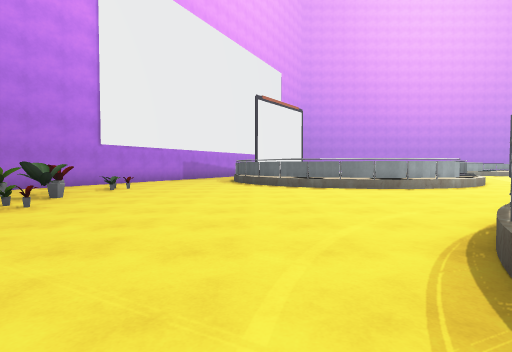
[1] (above)

22 first-person views from a walk through a scene from a Unity 3-D project. The camera is 1.3 m above the floor, tilts 2° down and sees 80° across. The floor is counted in squares, 2 m on a side. Each view is taken from the middle of a square. On the plan, view 1 faces up. The plan holds only what a view shows up to about 10 squares ahead; the rest is blank. The place goes on beyond the plan. The player is left out. Some animated figures are not drawn. Some surface patterns are stand-ins.

[2]
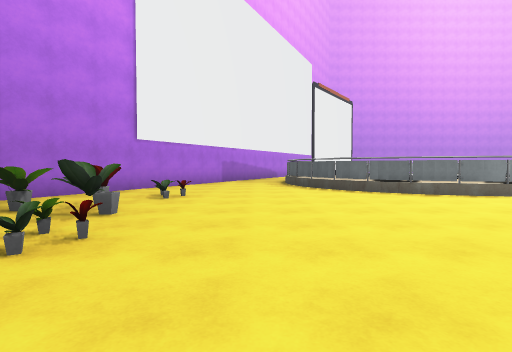

[3]
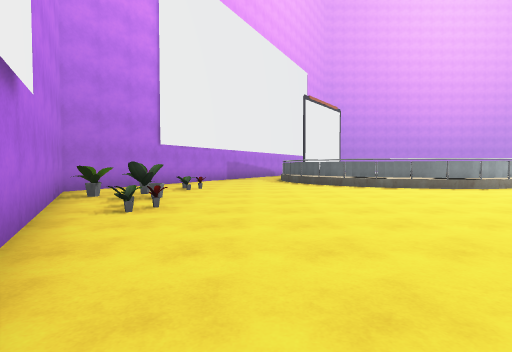

[4]
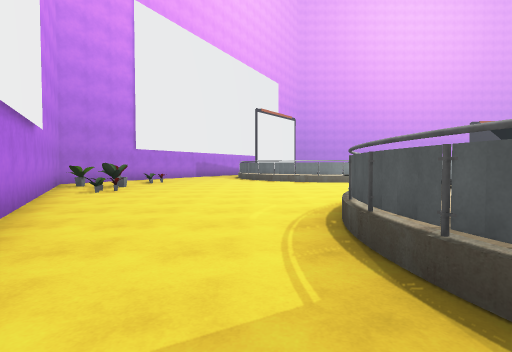

[5]
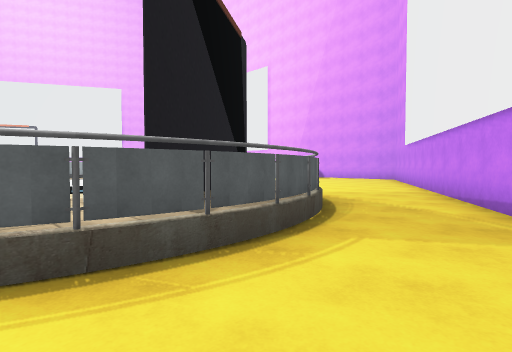

[6]
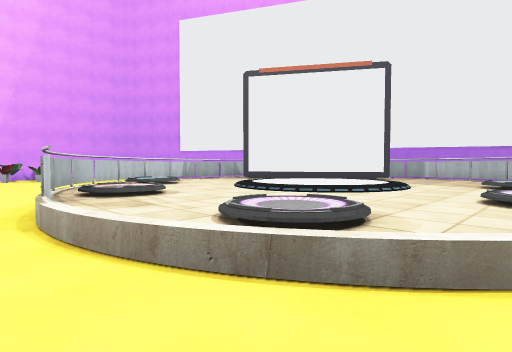

[7]
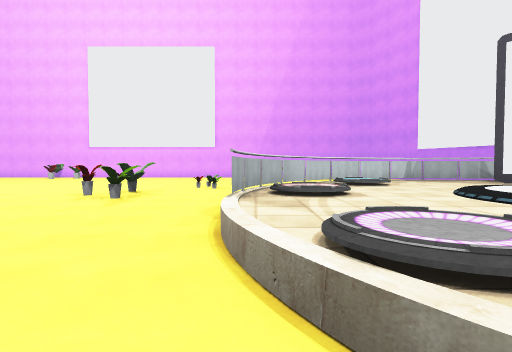

[8]
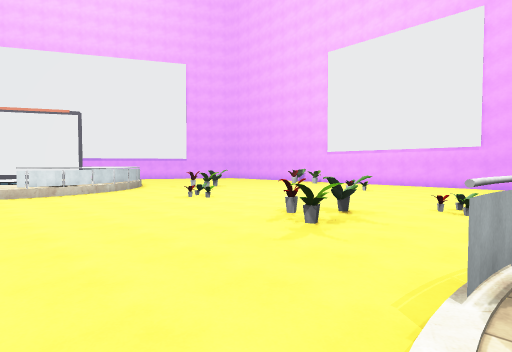

[9]
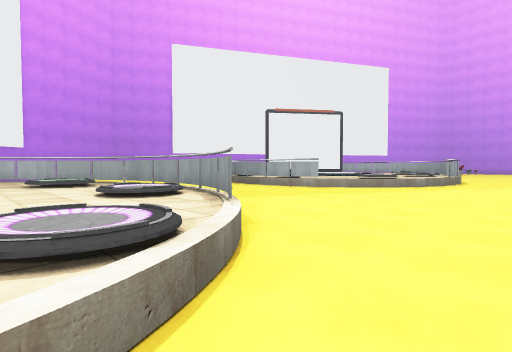

[10]
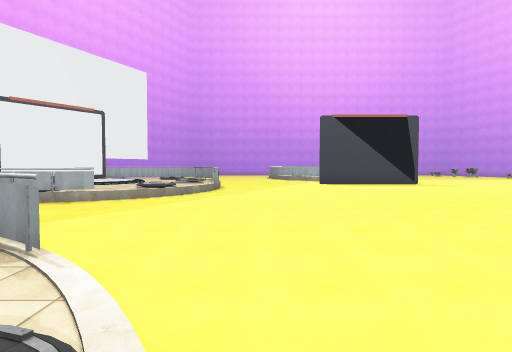

[11]
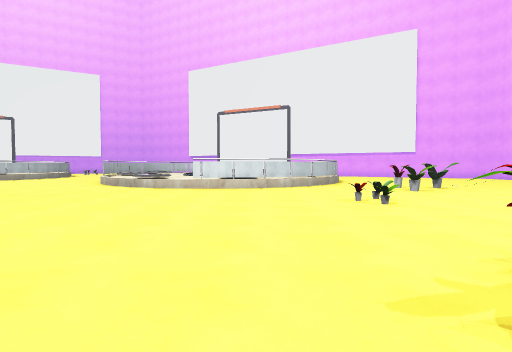

[12]
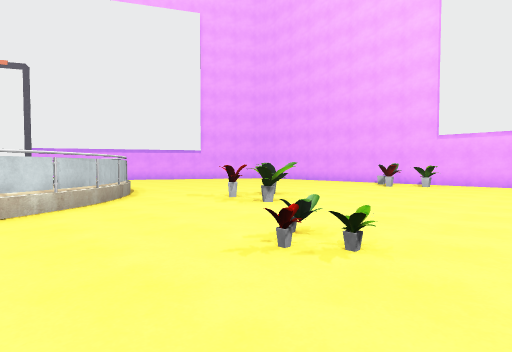

[13]
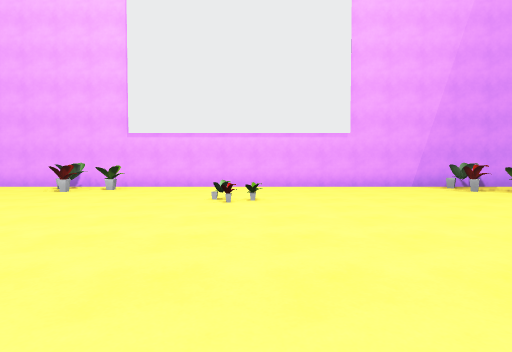

[14]
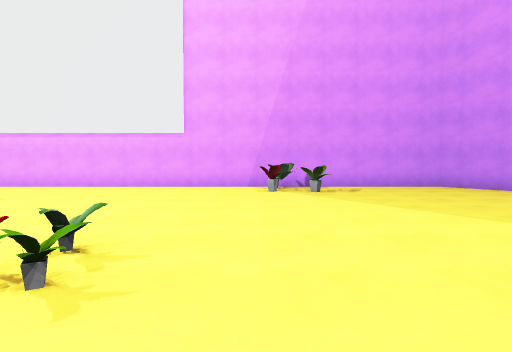

[15]
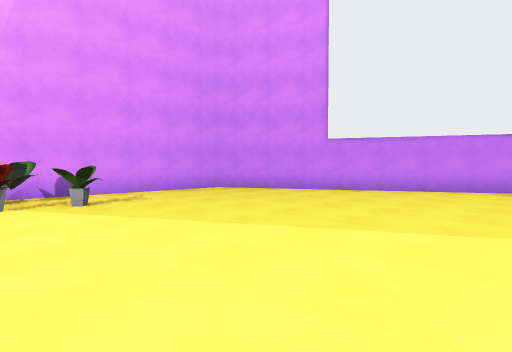

[16]
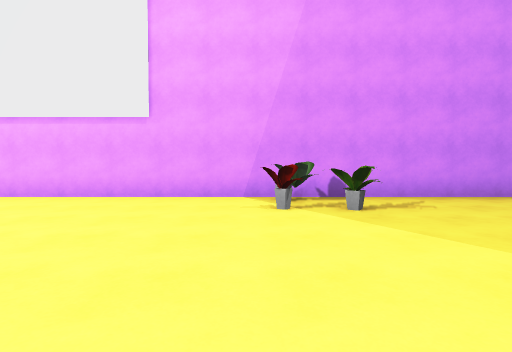

[17]
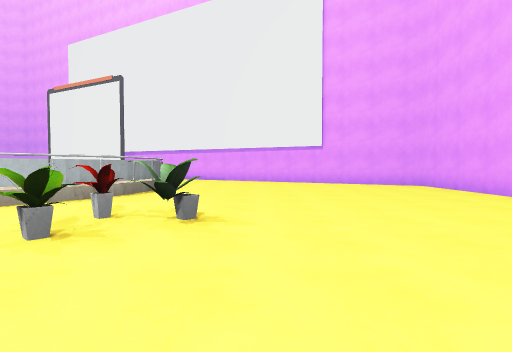

[18]
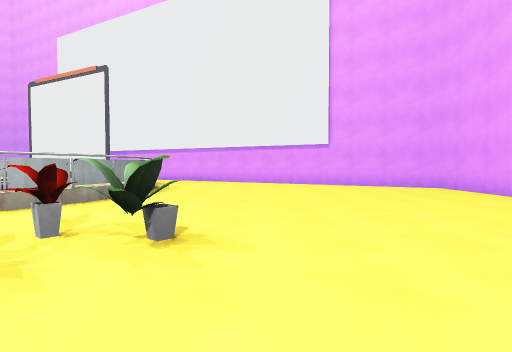

[19]
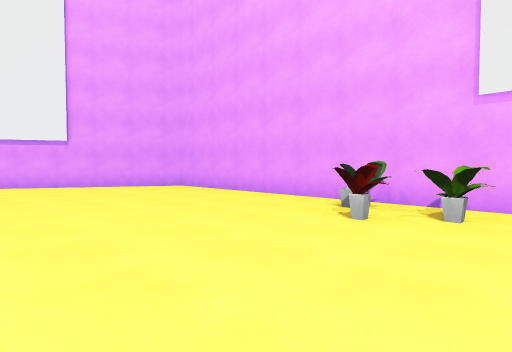

[20]
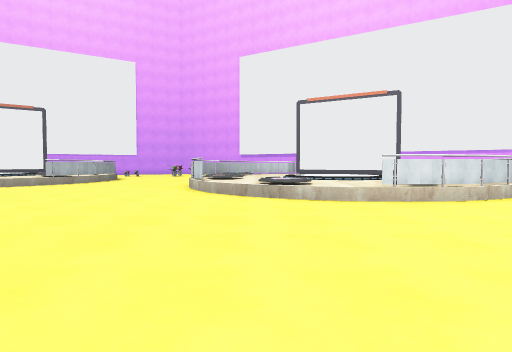

[21]
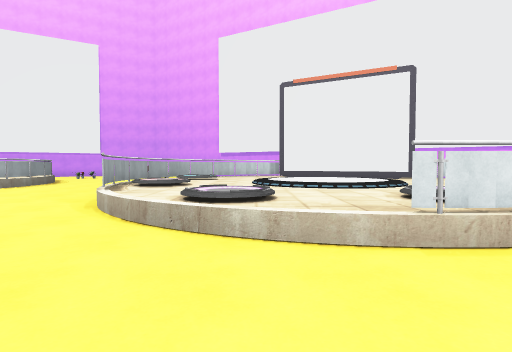

[22]
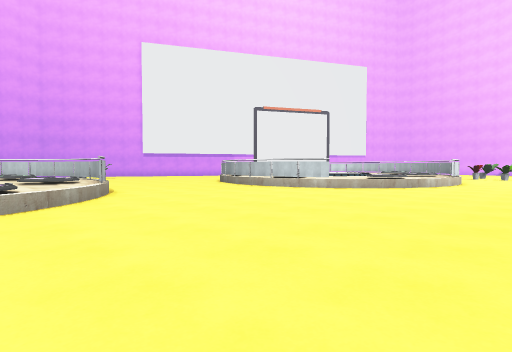

### Floor plan
Key: @ floor where view 1 was taken; # wall or solid block; . main floor; : floor 0.5 m higher than the main floor; + floor 0.75 m higher than the main floor; / step, stairs or slope; = window, fence, low wall or low ledge; P plant; O other object.
Columns run from 7 left of view 1 to 28 right of it. Each row starts with its distance up from view 1.
 12   #...#:       :..
 11  ##...##:   :://............../O
 10  #.....##/:/::/.............../::::O
  9 ##......#=#////................//O::
  8 #..P......//............ .......#===
  7 #......................  ...........
  6 ##.P..................   ...........
  5  #.P..................   .........
  4  ##.......#====#.....   ......====/
  3   #......#=:::O//...   ......//////=
  2   ##....#=:O:::::/.   ......//::::/:
  1    #....=::://::O/..........//:///::
  0      ..@=::/++/:::..........:::+++
 -1       ..#OO/++/::=..........#/:+++ O
 -2       ..# O:///:O=..........=/:/+/ O
 -3        .###O:::O##..P.......=:/ ::O#
 -4       #..  O:::##...PP...P..#=//  ##
 -5       ##...#===#.............#====#.
 -6        #..........P........PP.......
 -7        ##..................P........
 -8         #...........................
 -9         ##..........................
-10          #............P.............
-11          ##.....P..................#
-12           #.....PP.........P.......#
-13           ##......................##
-14            ########################

Where each view was taken, in squares from view 1:
view 1: 0 up, 0 right, facing up
view 2: 2 up, 2 left, facing up
view 3: 0 up, 2 left, facing up
view 4: 3 down, 0 right, facing up
view 5: 1 up, 1 left, facing down-right
view 6: 3 up, 11 right, facing down-left
view 7: 3 up, 10 right, facing down
view 8: 1 up, 10 right, facing down-right
view 9: 1 up, 11 right, facing up-left
view 10: 1 up, 10 right, facing up
view 11: 2 down, 12 right, facing right
view 12: 2 down, 16 right, facing down-right
view 13: 4 down, 15 right, facing down
view 14: 4 down, 10 right, facing down
view 15: 6 down, 10 right, facing down-left
view 16: 7 down, 10 right, facing down
view 17: 8 down, 17 right, facing right
view 18: 8 down, 18 right, facing right
view 19: 8 down, 18 right, facing down-right
view 20: 2 up, 15 right, facing right
view 21: 1 up, 18 right, facing right
view 22: 11 up, 18 right, facing down-right
